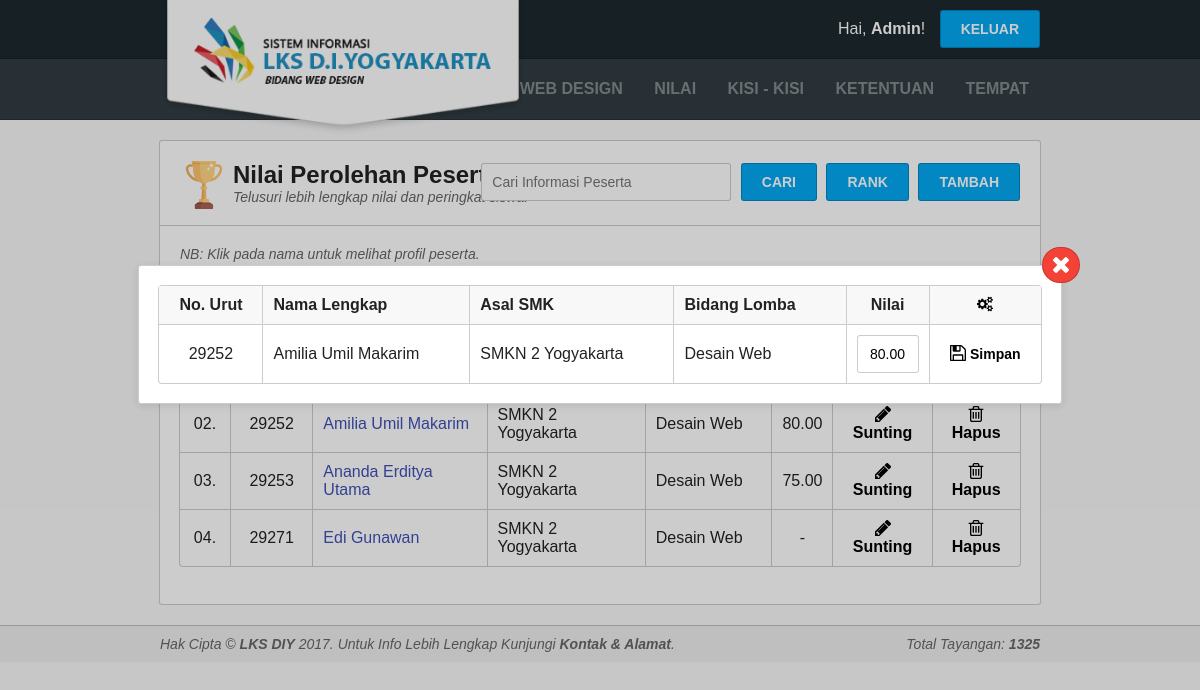
Screenshot of /nilai.php?sunting-nilai=29252 (signed in) with the database file from the repository.
### tables this page shows
CREATE TABLE `peserta` (
  `id` varchar(20) NOT NULL,
  `nama` varchar(50) NOT NULL,
  `passwd` varchar(30) NOT NULL,
  `bidang` varchar(30) NOT NULL,
  `umur` int(5) DEFAULT NULL,
  `asalsmk` varchar(30) DEFAULT NULL,
  `kelas` varchar(5) DEFAULT NULL
);

CREATE TABLE `nilai` (
  `id` varchar(20) NOT NULL,
  `nilai` float(4,2) DEFAULT NULL
);

CREATE TABLE `hit` (
  `total` int(10) NOT NULL
);

### engine/conn.php (called while the page is built, shortened)
<?php
	if(isset($_SESSION['akses']) && isset($_SESSION['id'])){
		$akses = $_SESSION['akses'];
		$id = $_SESSION['id'];
	}
 ?>

### engine/hit.php (called while the page is built, shortened)
<?php
	$query_hit = mysqli_query($mysqli, "SELECT * FROM hit");
	while($result_hit = mysqli_fetch_array($query_hit)){
		$total = $result_hit['total'] + 1;
	}
 ?>

### engine/section-nilai.php (the view, shortened to what this page needs)
<?php
	$query_peserta = mysqli_query($mysqli, "SELECT * FROM peserta");
 ?>
<section id="nilai">
	<div class="section-container">
		<div class="section-head">
			<img src="asset/icon/score.svg" alt="Nilai Peserta LKS">
			<h2>Nilai Perolehan Peserta LKS</h2>
			<p class="info">Telusuri lebih lengkap nilai dan peringkat siswa.</p>
			<form>
				<input type="search" name="cari-peserta" placeholder="Cari Informasi Peserta" value="<?php if(isset($cari_peserta)){ echo $cari_peserta; } ?>">
				<button>CARI</button>
				<button type="button" onclick="window.location = 'peringkat-nilai.php'" style="margin-left: 5px; ">RANK</button>
				<?php if(isset($akses) && $akses == "admin"){ ?>
				<button type="button" style="margin-left: 5px;" onclick="window.location = 'nilai.php?tambah-peserta=1'">TAMBAH</button>
				<?php } ?>
			</form>
		</div>
		<div class="section-body">
			<?php if(mysqli_num_rows($query_peserta)){ ?>
			<?php if(isset($akses) && $akses == "admin"){ ?>
			<p class="info">NB: Klik pada nama untuk melihat profil peserta.</p>
			<?php } ?>
			<table>
				<thead>
					<tr>
						<th>No.</th>
						<th>No. Urut</th>
						<th>Nama Lengkap</th>
						<th>Asal SMK</th>
						<th>Bidang Lomba</th>
						<th>Nilai</th>
						<?php if(isset($akses) && $akses == "admin"){ ?>
						<th class="td-option" colspan="2"><img src="asset/icon/settings.svg" alt="Pilihan"></th>
						<?php } ?>
					</tr>
				</thead>
				<tbody>
					<?php
						$no = 1;
						while($result_peserta = mysqli_fetch_array($query_peserta)){
							$id = $result_peserta['id'];
							$nama = $result_peserta['nama'];
							$bidang = $result_peserta['bidang'];
							$asalsmk = $result_peserta['asalsmk'];
							$query_nilai = mysqli_query($mysqli, "SELECT * FROM nilai WHERE id='$id'");
							$result_nilai = mysqli_fetch_array($query_nilai);
							$nilai = ($result_nilai['nilai'] == NULL || $result_nilai['nilai'] == 0.00) ? "-" : $result_nilai['nilai'];
					?>
						<tr>
							<td><?php if($no < 10){ echo "0".$no."."; }else{ echo $no."."; } ?></td>
							<td><?php echo $id; ?></td>
							<td>
								<?php if(isset($akses) && $akses == "admin"){ ?>
								<a href="nilai.php?sunting-peserta=<?php echo $id; ?>" title="Sunting Profil">
								<?php } ?>
									<?php echo $nama; ?>
								</a>
							</td>
							<td><?php echo $asalsmk; ?></td>
							<td><?php echo $bidang; ?></td>
							<td><?php echo $nilai; ?></td>
							<?php if(isset($akses) && $akses == "admin"){ ?>
							<td class="td-option">
								<img src="asset/icon/pencil.svg" alt="Sunting">
								<a href="nilai.php?sunting-nilai=<?php echo $id; ?>" title="Sunting">Sunting</a>
							</td>
							<td class="td-option">
								<img src="asset/icon/trash.svg" alt="Hapus">
								<a href="nilai.php?hapus-peserta=<?php echo $id; ?>" title="Hapus">Hapus</a>
							</td>
							<?php } ?>
						</tr>
					<?php $no++; } ?>
				</tbody>
			</table>
			<?php }else{ ?>
			<p class="info noresult">Peserta tidak dapat ditemukan/belum ada. <a href="javascript:void(0)" onclick="history.back()">Klik untuk kembali</a>.</p>
			<?php } ?>
		</div>
	</div>
</section>
<?php
	if(isset($_GET['sunting-nilai'])){
		$id_peserta = $_GET['sunting-nilai'];
		$query_peserta = mysqli_query($mysqli, "SELECT * FROM peserta WHERE id='$id_peserta'");
		$result_peserta = mysqli_fetch_array($query_peserta);
		$nama = $result_peserta['nama'];
		$bidang = $result_peserta['bidang'];
		$asalsmk = $result_peserta['asalsmk'];
		$query_nilai = mysqli_query($mysqli, "SELECT * FROM nilai WHERE id='$id_peserta'");
		$result_nilai = mysqli_fetch_array($query_nilai);
		$nilai = ($result_nilai['nilai'] == NULL || $result_nilai['nilai'] == 0.00) ? "-" : $result_nilai['nilai'];
?>
<div id="modal-nilai-edit">
	<div class="modal-container">
		<div class="modal-close" onclick="window.location = 'nilai.php'">
			<img src="asset/icon/close.svg" alt="X">
		</div>
		<table>
			<thead>
				<tr>
					<th>No. Urut</th>
					<th>Nama Lengkap</th>
					<th>Asal SMK</th>
					<th>Bidang Lomba</th>
					<th>Nilai</th>
					<th class="td-option" colspan="2"><img src="asset/icon/settings.svg" alt="Pilihan"></th>
				</tr>
			</thead>
			<tbody>
				<form method="POST" action="engine/act-nilai-edit.php">
				<tr>
					<td><input type="text" name="id" value="<?php echo $id_peserta; ?>" hidden><?php echo $id_peserta; ?></td>
					<td><?php echo $nama; ?></td>
					<td><?php echo $asalsmk; ?></td>
					<td><?php echo $bidang; ?></td>
					<td><input type="text" name="nilai" value="<?php echo $nilai; ?>" style="width: 40px; text-align: center;"></td>
					<td class="td-option">
						<img src="asset/icon/save.svg" alt="Simpan">
						<button type="submit" name="submit-sunting-nilai" value="1">Simpan</button>
					</td>
				</tr>
				</form>
			</tbody>
		</table>
	</div>
</div>
<?php } ?>

### engine/nav.php (shortened to what this page needs)
<?php
	if(isset($id)){
		if($akses == "admin"){
			$query = mysqli_query($mysqli, "SELECT * FROM admin WHERE id='$id'");
		}elseif($akses == "peserta"){
			$query = mysqli_query($mysqli, "SELECT * FROM peserta WHERE id='$id'");
		}
		$result = mysqli_fetch_array($query);
		$nama = $result['nama'];
	}
 ?>
<nav id="nav-top">
	<div class="nav-container">
		<div class="nav-head">
			<a href="index.php" title="Beranda">
				<img src="asset/img/head-lks.png" alt="Sistem Informasi LKS DIY">
			</a>
		</div>
		<?php if(isset($id)){ ?>
		<div class="nav-account">
			<p>Hai, <a href="javascript:void(0)" onclick="document.querySelectorAll('#modal-profil')[0].style.display = 'block'" title="Profil"><?php echo $nama; ?></a>!</p>
			<button onclick="window.location = 'engine/act-logout.php'">KELUAR</button>
		</div>
		<?php } ?>
	</div>
</nav>
<nav id="nav-bottom">
	<div class="nav-container">
		<div class="nav-menu">
			<ul>
				<li><a href="web-design.php" title="Web Design">WEB DESIGN</a></li>
				<li><a href="nilai.php" title="Nilai">NILAI</a></li>
				<li><a href="kisi.php" title="Kisi - Kisi">KISI - KISI</a></li>
				<li><a href="ketentuan.php" title="Ketentuan">KETENTUAN</a></li>
				<li><a href="tempat.php" title="Tempat">TEMPAT</a></li>
			</ul>
		</div>
	</div>
</nav>

### engine/footer.php
<footer>
	<div class="footer-container">
		<p>Hak Cipta &copy; <a href="index.php" title="Beranda">LKS DIY</a> 2017. Untuk Info Lebih Lengkap Kunjungi <a href="kontak-alamat.php" title="Kontak">Kontak & Alamat</a>.</p>
		<p class="hit">
			Total Tayangan: <b><?php echo $total; ?></b>
		</p>
	</div>
</footer>

### rows the page displays
peserta: id "29252", nama "Amilia Umil Makarim", asalsmk "SMKN 2 Yogyakarta", bidang "Desain Web", nilai.nilai "80.00"
peserta: id "29253", nama "Ananda Erditya Utama", asalsmk "SMKN 2 Yogyakarta", bidang "Desain Web", nilai.nilai "75.00"
peserta: id "29271", nama "Edi Gunawan", asalsmk "SMKN 2 Yogyakarta", bidang "Desain Web", nilai.nilai "-"
nilai: nilai "80.00"
hit: total "1325"

### other values shown
$nama "Admin"
$id_peserta "29252"
